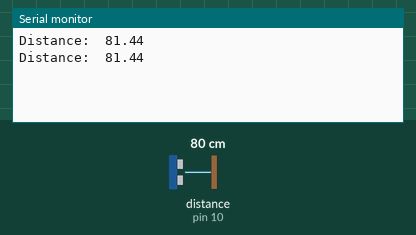
Bench run of a sketch on a simulated Arduino Uno, built with avr-gcc and run on an emulated ATmega328P. Shown: the last lines printed to the serial monitor. Wiring (inferred from the names in the program): ultrasonic range finder: trigger pin 9; echo pin 10. Inputs (shaded band) come from the test bench; at power-on: distance to the obstacle (sensor on pin 10) 80 cm. The echo pulse lasts 58.3 µs per cm.

Above: at 1.8 s.
1.9 s: distance to the obstacle (sensor on pin 10) set to 2 cm
At 2.8 s:
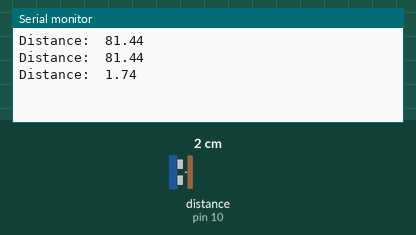
3.4 s: distance to the obstacle (sensor on pin 10) set to 4 cm
At 4.8 s:
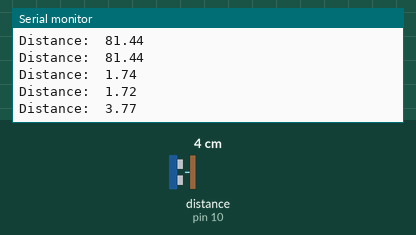
Timing chart, 0 to 6.4 s (numbered marks = the images above; inputs shaded):
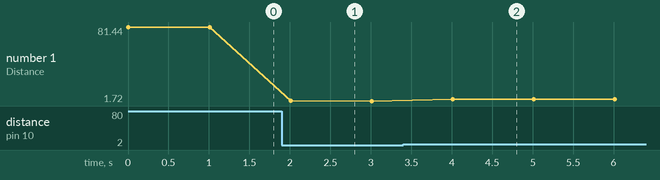

Measured:
- after the input at 1.9 s, the serial monitor: prints a new line after 0.11 s (image 1)
- after the input at 3.4 s, the serial monitor: prints a new line after 0.61 s (image 2)
- plotted number 1: 81.44 → 1.72 after the input at 1.9 s, 1.72 → 3.77 after the input at 3.4 s

The sketch:

Sonar_test_Manual_.ino
```cpp
#define trig 9
#define echo 10
//#define maxx 200

//NewPing Sonar(trig,echo,maxx);

void setup() {
  Serial.begin(9600);
  pinMode(trig,OUTPUT);
  pinMode(echo,INPUT);
}

void loop() {
  float distance,duration;
  //distance = Sonar.ping_cm();
  digitalWrite(trig , HIGH);
  delayMicroseconds(2);
  digitalWrite(trig,LOW);

  digitalWrite(trig , HIGH);
  delayMicroseconds(10);
  digitalWrite(trig,LOW);


  duration= pulseIn(echo,HIGH);

  distance= duration*0.03506/2;

  Serial.print("Distance:  ");
  Serial.print(distance);
  Serial.println("");
  delay(1000);


}
```
